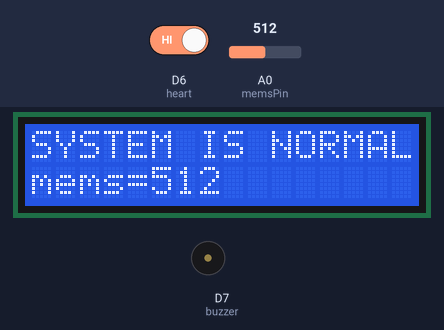
Bench run of a sketch on a simulated ESP8266 (NodeMCU). Shown: 16×2 character LCD, buzzer (waves = sounding, pin HIGH). Inputs (shaded band) come from the test bench; at power-on: A0 (memsPin) = 512, D6 (heart) HIGH. WiFi joins after 1.5 s; servers stay silent unless stated; uploads are accepted with an empty reply; random numbers use the default seed unless the sketch sets one; what the sketch prints to the serial monitor is not drawn.

Above: at 9.6 s.
9.7 s: A0 (memsPin) set to 415
At 10.6 s:
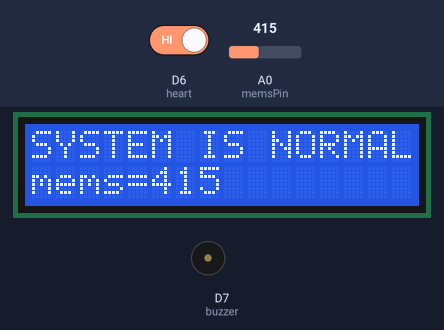
11.4 s: A0 (memsPin) set to 381
At 12.9 s:
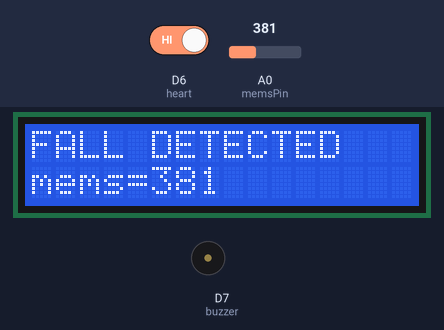
14.9 s: D6 (heart) driven LOW
At 17.6 s:
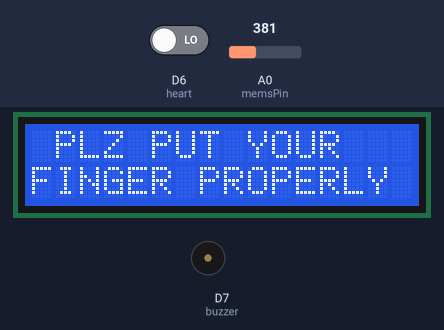
21.6 s: A0 (memsPin) set to 306
At 24.9 s:
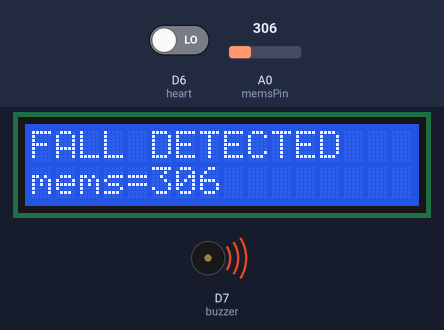
25.1 s: D6 (heart) driven HIGH
Timing chart, 0 to 29.6 s (numbered marks = the images above; inputs shaded):
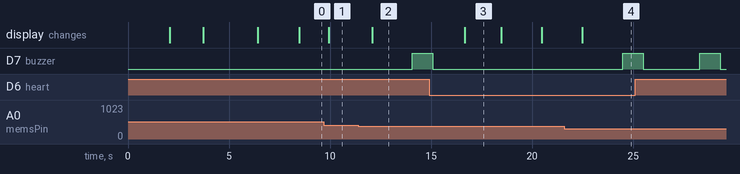

Measured:
- the behaviour switches between 400 and 399 on A0 (memsPin) (found by bisection; images 1 and 2)
- after the input at 9.7 s, the display: changes after 0.23 s (image 1)
- after the input at 11.4 s, D7 (buzzer): LOW → HIGH after 2.7 s; the display: changes after 0.68 s (image 2)
- after the input at 14.9 s, the display: changes after 1.8 s (image 3)
- what the display in image 3 shows lasts 1.8 s, from 16.7 s to 18.5 s

The sketch:

FALL_DETECTION_SNIST.ino
```cpp
#include <ESP8266WiFi.h>
#include <ESP8266HTTPClient.h>
#include <LiquidCrystal.h>
#include <String.h>

LiquidCrystal lcd (D0,D1,D2,D3,D4,D5);

// WiFi parameters to be configured
const char* ssid = "project12"; // Hoofdlettergevoelig
const char* password = "project123456"; // Hoofdlettergevoelig

String a = "http://sms.scubedigi.com/api.php?username=Mydreamacd&password=Mydre@m123&to=9502792237&from=MYDREM&message=";
String msg = "\0";
String r = "http://projectsiot.xyz/IoTProjects/FallDetection/upload.php?a=";
String rs = "\0";
int v = 0;

String F = "N";
String H = "N";

String otp[11] = {"62","72","71","75","97","79","92","79","95","83","99"} ;
unsigned int no = 0;
unsigned hb = 0;
String hbvalue = "\0";
int flag1 = 0;
int flag2 = 0;


#define memsPin A0

#define heart D6
#define buzzer D7
#define bt D8

int flag = 0;
int mems = 0;

void send2server ()
{
Serial.print("rs = "); Serial.println(rs);
if(WiFi.status()== WL_CONNECTED){ //Check WiFi connection status

    HTTPClient http; //Declare an object of class HTTPClient
 http.begin(rs);

int httpCode = http.GET(); //Send the request
    if (httpCode > 0) { //Check the returning code
      String payload = http.getString(); //Get the request response payload
      Serial.println(payload); //Print the response payload
    }
    http.end(); //Close connection

delay(500);
}
}
 void sendsms ()
{
Serial.print("msg = "); Serial.println(msg);
if(WiFi.status()== WL_CONNECTED){ //Check WiFi connection status

    HTTPClient http; //Declare an object of class HTTPClient
 http.begin(msg);

int httpCode = http.GET(); //Send the request
    if (httpCode > 0) { //Check the returning code
      String payload = http.getString(); //Get the request response payload
      Serial.println(payload); //Print the response payload
    }
    http.end(); //Close connection

delay(500);
}
}


void lcdstring (unsigned int a, unsigned int b, String data)
{
  // lcd.clear();
  lcd.setCursor(a, b);
  lcd.print(data);
}

void beep()
{
  digitalWrite(buzzer, HIGH);
  delay(1000);
  digitalWrite(buzzer, LOW);
  delay(100);
}


//================================================================================ setup
void setup() {
  Serial.begin(9600);
lcd.begin(16, 2);

  pinMode(buzzer, OUTPUT);
  pinMode(memsPin, INPUT);
  pinMode(heart, INPUT);
  pinMode(bt, INPUT);

  Serial.println("iot fall detection system \n");

  lcd.clear();
  lcd.setCursor(0, 0);
  lcd.print("FALL DETECTION S/M");
  lcd.setCursor(0, 1);
  lcd.print("..................");
  delay(2000);

  lcd.clear();
lcd.setCursor(0,0);
        lcd.print("CONNECTING--TO");
        lcd.setCursor( 2,1);
         lcd.print(ssid);
         delay(100);

  Serial.print("Bezig met verbinden");
  WiFi.begin(ssid, password); // Connect to WiFi

  // while wifi not connected yet, print '.'
  // then after it connected, get out of the loop
  while (WiFi.status() != WL_CONNECTED) {
     delay(500);
     Serial.print(".");
  }

  // Verbonden.
  Serial.println("OK!");

  // Access Point (SSID).
  Serial.print("SSID: ");
  Serial.println(WiFi.SSID());

  // IP adres.
  Serial.print("IP: ");
  Serial.println(WiFi.localIP());
Serial.println("state---------------1");
  // Signaalsterkte.
  long rssi = WiFi.RSSI();
  Serial.print("Signaal sterkte (RSSI): ");
  Serial.print(rssi);
  Serial.println(" dBm");
  Serial.println("");

lcd.clear();
  lcdstring(0,0,"  SERVER INT.  ");
  lcdstring(0,1,"  PLEASE WAIT  ");
  delay(2000);
  Serial.print("A = "); Serial.println("http://projectsiot.xyz/IoTProjects/FallDetection/upload.php?a=U&b=0");
if(WiFi.status()== WL_CONNECTED){ //Check WiFi connection status

    HTTPClient http; //Declare an object of class HTTPClient

  http.begin("http://projectsiot.xyz/IoTProjects/FallDetection/upload.php?a=U");

int httpCode = http.GET(); //Send the request
    if (httpCode > 0) { //Check the returning code
      String payload = http.getString(); //Get the request response payload
      Serial.println(payload); //Print the response payload
    }
    http.end(); //C connection

delay(500);
}
/*
Serial.print(F("sending init message............"));
Serial.print("msg = "); Serial.println("http://sms.scubedigi.com/api.php?username=Mydreamacd&password=Mydre@m123&to=8897720828&from=MYDREM&message=KIT%20STARTED");
if(WiFi.status()== WL_CONNECTED){ //Check WiFi connection status

    HTTPClient http; //Declare an object of class HTTPClient

 http.begin("http://sms.scubedigi.com/api.php?username=Mydreamacd&password=Mydre@m123&to=8897720828&from=MYDREM&message=KIT%20STARTED");

int httpCode = http.GET(); //Send the request
    if (httpCode > 0) { //Check the returning code
      String payload = http.getString(); //Get the request response payload
      Serial.println(payload); //Print the response payload
    }
    http.end(); //C connection

delay(500);
}
*/


lcd.clear();
  lcdstring(0,0,"  SERVER INT.  ");
  lcdstring(0,1,"      DONE      ");
  delay(2000);
lcd.clear();
Serial.println(F("PLEASE SHOW CARD "));


}


// ====================================================================== loop
void loop() {

 hbvalue = "\0";
 no = random(11);

mems = analogRead(memsPin);
Serial.println("mems = "+String(mems));

if (mems < 400)
{
  F = "Y";
  Serial.println("fall detected");
  lcd.clear ();
  lcdstring(0,0,"FALL DETECTED     ");
  lcdstring(0,1,"mems="+String(mems));
  delay(2000);
  beep ();
  if (flag1 == 0)
  {
 flag1 = 1;
  msg = a + "FALL%20ALERT%0APLEASE%20CHECK";
 sendsms ();
  }
  rs = r + F +"&b="+H;
send2server ();
}
else
{
  flag1 = 0;
  F = "N";
}
if (!(digitalRead(heart)))
{
  lcd.clear();
     lcd.setCursor(0,0);
    lcd.print(" PLZ PUT YOUR  ");
      lcd.setCursor(0,1);
    lcd.print("FINGER PROPERLY");
    delay(1800);
    lcd.clear();
    lcd.setCursor(0,0);
    lcd.print("CALCULATING.....");
  delay(2000);

  hb = otp[no].toInt();
 Serial.print("otp is = "); Serial.println(hb);

  if ((hb>95)||(hb<70))
  {
    H = "Y";
Serial.println("****** heart alert *********");
    lcd.clear();
  lcd.print("HEART BEAT ALERT");
    lcd.setCursor(0,1);
    lcd.print("HB = ");
    lcd.setCursor(6,1);
    lcd.print(hb);
beep ();
if (flag2 == 0)
{
  flag2 = 1;
msg = a + "HEART%20BEAT%20ALERT%20PLEASE%20CHECK";
 sendsms ();
}
rs = r + F+"&b="+H;
send2server ();
delay(5000);
}
  else
  {
  flag2 = 0;
    H = "N";
  hbvalue = "\0";
  lcd.clear();
  lcd.print("HEART BEAT NORMAL");
    lcd.setCursor(0,1);
    lcd.print("H BEAT = ");
    lcd.setCursor(10,1);
    lcd.print(hb);
  delay(2000);

  }

}//heart beat

if ((mems >400)&&(digitalRead(heart)==HIGH))
{
lcdstring(0,0,"SYSTEM IS NORMAL   ");
  lcdstring(0,1,"mems="+String(mems));
rs = r + F +"&b="+H;
send2server ();
}
}//loop
```
